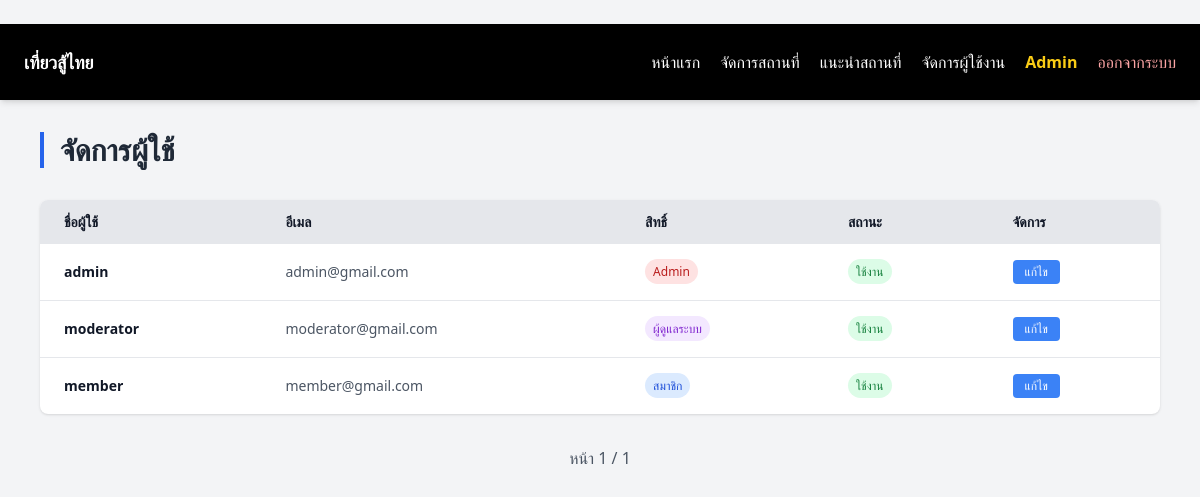
Page /users (signed in) on the earlier database version.
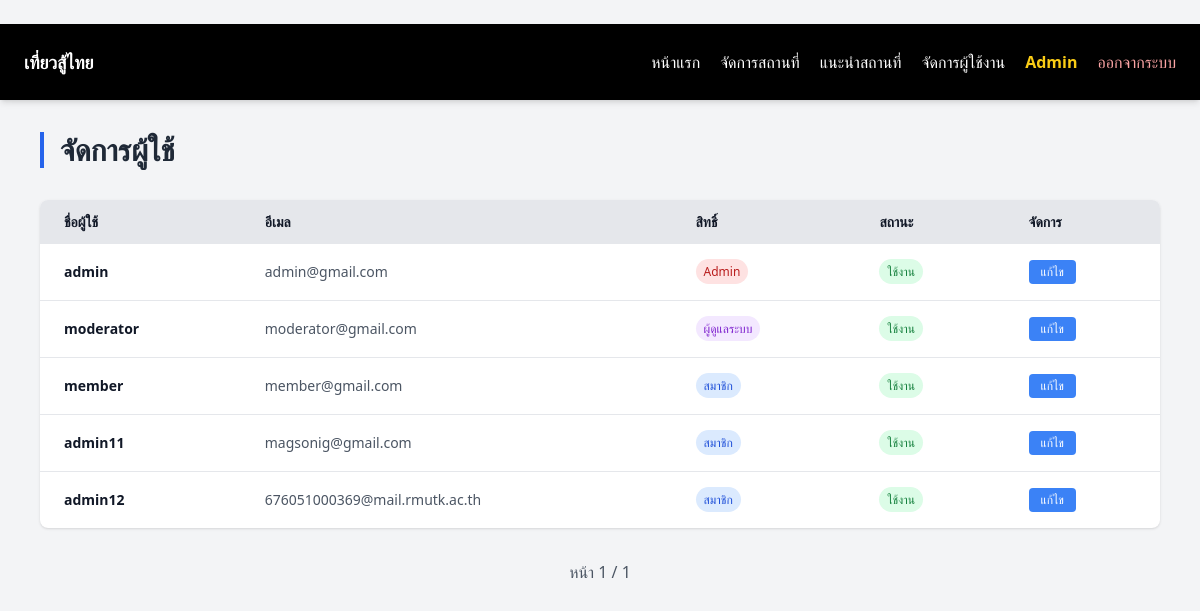
Same page on the later database version.
### models.py (models this page shows)
class User(UserMixin, db.Model):
    __tablename__ = 'user'
    id = db.Column(db.Integer, primary_key=True)
    username = db.Column(db.String(100), unique=True, nullable=False)
    surname = db.Column(db.String(100), nullable=True)
    password = db.Column(db.String(100), nullable=False)
    email = db.Column(db.String(100), nullable=True)
    role = db.Column(db.String(20), default='member')
    is_active = db.Column(db.Boolean, default=True)
    places = db.relationship('Place', backref='user', lazy=True)
    logs = db.relationship('SystemLog', backref='user', lazy=True)

### app.py (the view)
@app.route('/users')
@login_required
def admin_users():
    if current_user.role != 'admin':
        return redirect(url_for('index'))
    page = request.args.get('page', 1, type=int)
    users = User.query.paginate(page=page, per_page=20)
    return render_template('users.html', users=users)

### app.py (called while the page is built)
@login_manager.user_loader
def load_user(user_id):
    return User.query.get(int(user_id))

### templates/users.html (shortened to what this page needs)
﻿{% extends "base.html" %}
{% block content %}
<div class="max-w-6xl mx-auto px-4 py-8">
    <h1 class="text-3xl font-bold text-gray-800 border-l-4 border-blue-600 pl-4 mb-8">
        จัดการผู้ใช้
    </h1>
    <div class="bg-white rounded-lg shadow overflow-hidden">
        <table class="w-full">
            <thead class="bg-gray-200">
                <tr>
                    <th class="px-6 py-3 text-left text-sm font-semibold text-gray-900">ชื่อผู้ใช้</th>
                    <th class="px-6 py-3 text-left text-sm font-semibold text-gray-900">อีเมล</th>
                    <th class="px-6 py-3 text-left text-sm font-semibold text-gray-900">สิทธิ์</th>
                    <th class="px-6 py-3 text-left text-sm font-semibold text-gray-900">สถานะ</th>
                    <th class="px-6 py-3 text-left text-sm font-semibold text-gray-900">จัดการ</th>
                </tr>
            </thead>
            <tbody class="divide-y">
                {% for user in users.items %}
                <tr class="hover:bg-gray-50">
                    <td class="px-6 py-4 text-sm text-gray-900"><strong>{{ user.username }}</strong></td>
                    <td class="px-6 py-4 text-sm text-gray-600">{{ user.email if user.email else 'ไม่ระบุ' }}</td>
                    <td class="px-6 py-4 text-sm text-gray-600">
                        <span
                            class="px-2 py-1 rounded-full text-xs font-medium {% if user.role == 'admin' %}bg-red-100 text-red-700{% elif user.role == 'moderator' %}bg-purple-100 text-purple-700{% else %}bg-blue-100 text-blue-700{% endif %}">
                            {% if user.role == 'admin' %}Admin{% elif user.role == 'moderator' %}ผู้ดูแลระบบ{% else
                            %}สมาชิก{% endif %}
                        </span>
                    </td>
                    <td class="px-6 py-4 text-sm">
                        {% if user.is_active %}
                        <span class="px-2 py-1 rounded-full text-xs font-medium bg-green-100 text-green-700">
                            ใช้งาน</span>
                        {% else %}
                        <span class="px-2 py-1 rounded-full text-xs font-medium bg-red-100 text-red-700">
                            ปิดใช้งาน</span>
                        {% endif %}
                    </td>
                    <td class="px-6 py-4 text-sm"><a href="/users/edit/{{ user.id }}"
                            class="inline-block bg-blue-500 hover:bg-blue-600 text-white px-3 py-1 rounded transition text-xs">
                            แก้ไข</a></td>
                </tr>
                {% endfor %}
            </tbody>
        </table>
    </div>
    <div class="mt-6 flex justify-center gap-2">
        <span class="px-4 py-2 text-gray-600">หน้า {{ users.page }} / {{ users.pages }}</span>
    </div>
</div>
{% endblock %}

### templates/base.html (shortened to what this page needs)
<!DOCTYPE html>
<html>
<head>
    <script src="https://cdn.tailwindcss.com"></script>
</head>
<body class="bg-gray-100">
    <nav class="bg-black text-white px-6 py-6 flex items-center
            sticky top-0 z-50 backdrop-blur-md shadow-md">
        <a href="/" class="font-semibold text-lg">เที่ยวสู้ไทย</a>
        <div class="ml-auto flex gap-5 items-center">
            <a href="/" class="hover:text-yellow-400">หน้าแรก</a>
            {% if current_user.is_authenticated %}
            {% if current_user.role == 'admin' %}
            <a href="/admin/manage">จัดการสถานที่</a>
            <a href="/add_place">แนะนำสถานที่</a>
            <a href="/users">จัดการผู้ใช้งาน</a>
            <a href="/admin" class="text-yellow-400 font-semibold">Admin</a>
            {% endif %}
            <a href="/logout" class="text-red-300 hover:text-red-400">
                ออกจากระบบ
            </a>
            {% else %}
            <a href="/login" class="hover:text-yellow-400">
                เข้าสู่ระบบ
            </a>
            {% endif %}
        </div>
    </nav>
    <div>
        {% block content %}{% endblock %}
    </div>
</body>
</html>

Differences in the rows shown:
added User: username "admin11", email "magsonig@gmail.com", role "สมาชิก", is_active "ใช้งาน"
added User: username "admin12", email "676051000369@mail.rmutk.ac.th", role "สมาชิก", is_active "ใช้งาน"
